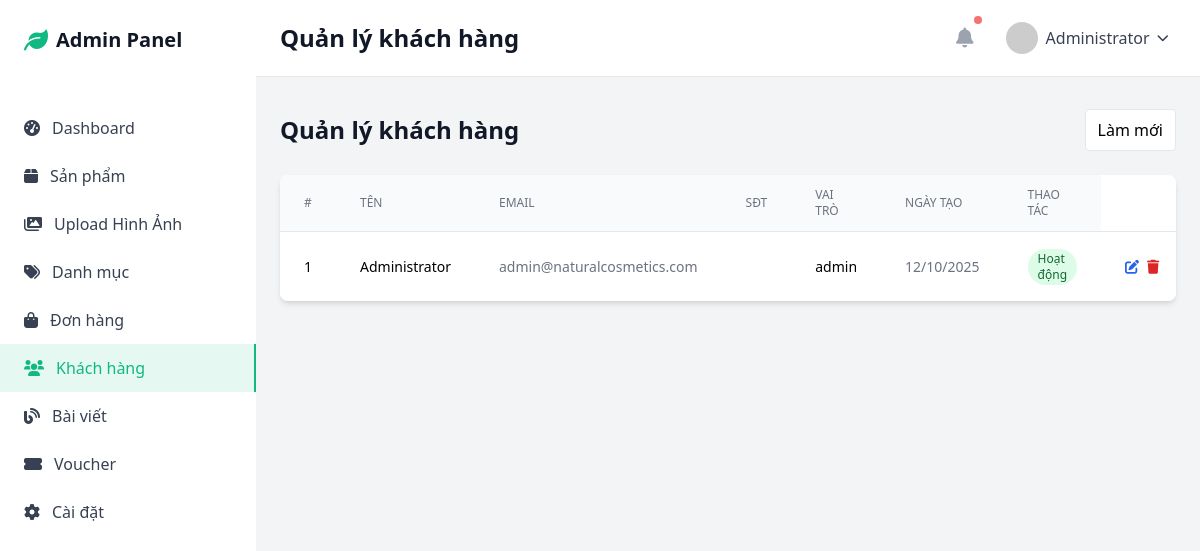
The page /admin/customers.php (signed in) on the database its author committed.
### tables this page shows
CREATE TABLE users (
    id INT PRIMARY KEY AUTO_INCREMENT,
    username VARCHAR(50) UNIQUE NOT NULL,
    email VARCHAR(100) UNIQUE NOT NULL,
    password VARCHAR(255) NOT NULL,
    full_name VARCHAR(100) NOT NULL,
    phone VARCHAR(20),
    address TEXT,
    role ENUM('customer', 'admin') DEFAULT 'customer',
    is_locked BOOLEAN DEFAULT FALSE,
    suspension_until TIMESTAMP NULL,
    created_at TIMESTAMP DEFAULT CURRENT_TIMESTAMP,
    updated_at TIMESTAMP DEFAULT CURRENT_TIMESTAMP ON UPDATE CURRENT_TIMESTAMP
);

### admin/customers.php (the view, shortened to what this page needs)
<?php
require_once '../config/database.php';
$page = max(1, (int)($_GET['page'] ?? 1));
$limit = 20;
$offset = ($page - 1) * $limit;
try {
    $usersStmt = $pdo->prepare("SELECT id, username, email, full_name, phone, address, role, created_at, suspension_until, is_locked FROM users ORDER BY created_at DESC LIMIT ? OFFSET ?");
    $usersStmt->execute([$limit, $offset]);
    $users = $usersStmt->fetchAll();
} catch (Exception $e) {
    error_log('Users fetch error: ' . $e->getMessage());
    $users = [];
    $total_pages = 1;
}
include 'includes/header.php';
?>
<div class="mb-6 flex items-center justify-between">
    <h1 class="text-2xl font-semibold text-gray-900">Quản lý khách hàng</h1>
    <a href="customers.php" class="px-3 py-2 bg-white border rounded">Làm mới</a>
</div>
<div class="bg-white rounded-lg shadow-md overflow-hidden">
    <div class="overflow-x-auto">
        <table class="min-w-full divide-y divide-gray-200">
            <thead class="bg-gray-50">
                <tr>
                    <th class="px-6 py-3 text-left text-xs font-medium text-gray-500 uppercase">#</th>
                    <th class="px-6 py-3 text-left text-xs font-medium text-gray-500 uppercase">Tên</th>
                    <th class="px-6 py-3 text-left text-xs font-medium text-gray-500 uppercase">Email</th>
                    <th class="px-6 py-3 text-left text-xs font-medium text-gray-500 uppercase">SĐT</th>
                    <th class="px-6 py-3 text-left text-xs font-medium text-gray-500 uppercase">Vai trò</th>
                    <th class="px-6 py-3 text-left text-xs font-medium text-gray-500 uppercase">Ngày tạo</th>
                    <th class="px-6 py-3 text-left text-xs font-medium text-gray-500 uppercase">Thao tác</th>
                </tr>
            </thead>
            <tbody class="bg-white divide-y divide-gray-200">
                <?php if (empty($users)): ?>
                    <tr><td colspan="7" class="px-6 py-4 text-center text-sm text-gray-500">Không có người dùng</td></tr>
                <?php else: ?>
                    <?php foreach ($users as $u): ?>
                                <tr>
                                    <td class="px-6 py-4 text-sm"><?php echo $u['id']; ?></td>
                                    <td class="px-6 py-4 text-sm font-medium"><?php echo htmlspecialchars($u['full_name'] ?: $u['username']); ?></td>
                                    <td class="px-6 py-4 text-sm text-gray-500"><?php echo htmlspecialchars($u['email']); ?></td>
                                    <td class="px-6 py-4 text-sm"><?php echo htmlspecialchars($u['phone']); ?></td>
                                    <td class="px-6 py-4 text-sm"><?php echo htmlspecialchars($u['role']); ?></td>
                                    <td class="px-6 py-4 text-sm text-gray-500"><?php echo date('d/m/Y', strtotime($u['created_at'])); ?></td>
                                    <td class="px-6 py-4 text-sm">
                                        <?php
                                        if ($u['is_locked']) {
                                            echo '<span class="inline-flex items-center px-2.5 py-0.5 rounded-full text-xs font-medium bg-red-100 text-red-800">Khóa vĩnh viễn</span>';
                                        } elseif (!empty($u['suspension_until']) && strtotime($u['suspension_until']) > time()) {
                                            echo '<span class="inline-flex items-center px-2.5 py-0.5 rounded-full text-xs font-medium bg-yellow-100 text-yellow-800">Đình chỉ đến ' . date('d/m/Y', strtotime($u['suspension_until'])) . '</span>';
                                        } else {
                                            echo '<span class="inline-flex items-center px-2.5 py-0.5 rounded-full text-xs font-medium bg-green-100 text-green-800">Hoạt động</span>';
                                        }
                                        ?>
                                    </td>
                                    <td class="px-6 py-4 text-sm">
                                <div class="flex items-center space-x-2">
                                    <button onclick="openEdit(event, <?php echo (int)$u['id']; ?>)" class="text-blue-600 hover:text-blue-800"><i class="fas fa-edit"></i></button>
                                    <form method="POST" style="display:inline" onsubmit="return confirm('Bạn có chắc muốn xóa người dùng này?');">
                                        <button type="submit" class="text-red-600 hover:text-red-800"><i class="fas fa-trash"></i></button>
                                    </form>
                                </div>
                            </td>
                        </tr>
                    <?php endforeach; ?>
                <?php endif; ?>
            </tbody>
        </table>
    </div>
</div>
<?php include 'includes/footer.php'; ?>

### rows shown on the page
users: id "1", full_name "Administrator", email "admin@naturalcosmetics.com", role "admin", created_at "12/10/2025", is_locked "Hoạt động"

### other values the page prints
$page_title "Quản lý khách hàng"
$_SESSION['user_name'] "Administrator"
